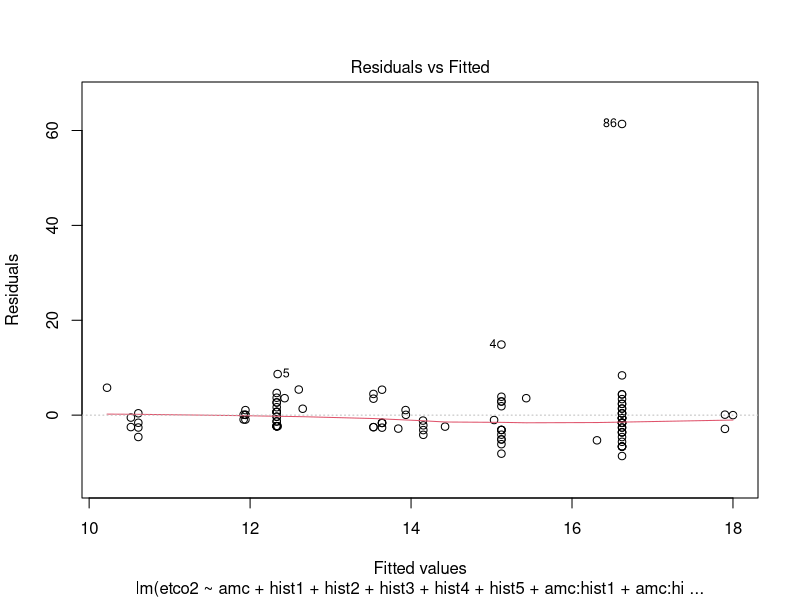
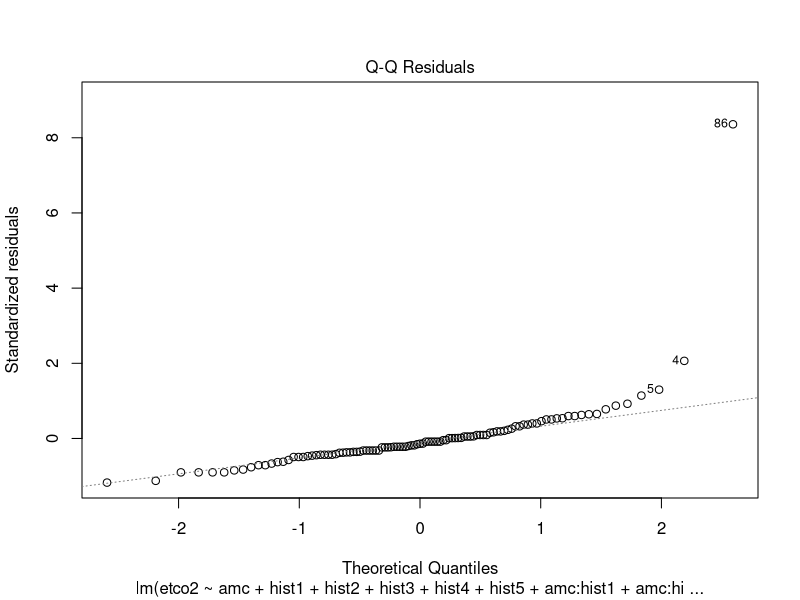
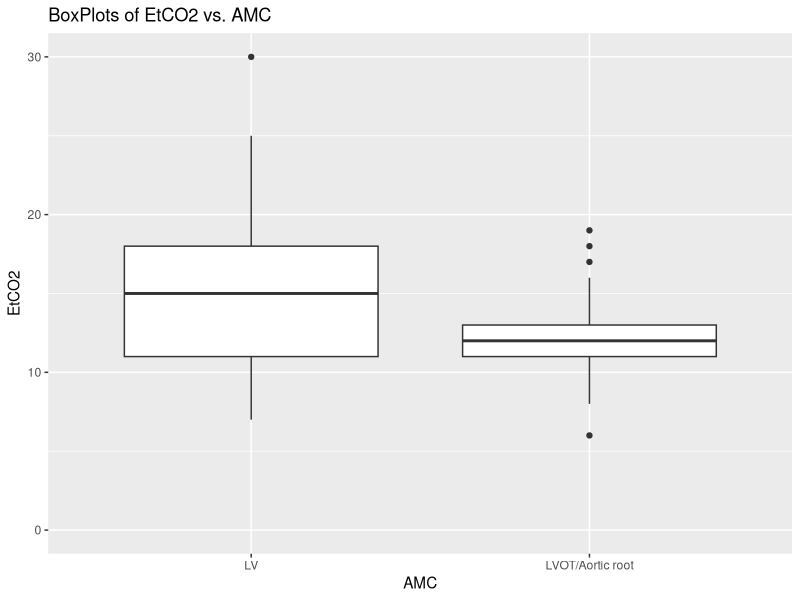

Source code (R) for these figures, in order: (Note: this script raises an error after producing the figures.)
## ---- chunk 1
knitr::opts_chunk$set(cache=TRUE, echo=FALSE, error=FALSE, message=FALSE, warning=FALSE, tidy.opts=list(width.cutoff=60),tidy=TRUE)
## ---- chunk 2
library(readxl)
data <- read_excel("cardiac_arrests.xlsx")
#head(data)
## ---- chunk 3
library(dplyr)
library(ggplot2)
library(tidyr)

data <- data %>%
  mutate(across(where(is.numeric), ~ replace(.x, .x == 9999, NA))) 

data$race <- factor(data$race, levels = c(1, 2, 3, 4, 99), 
                    labels = c("White", "Black/African American", 
                               "Asian", "Latinx", "Other"))
data$amc <- factor(data$amc, levels = c(1, 2), 
                   labels = c("LV", "LVOT/Aortic root"))
data$op_level <- factor(data$op_level, levels = c(1, 2, 3, 99), 
                        labels = c("Attending physician", "Fellow", 
                                   "Resident", "Other"))
data$cpr_type <- factor(data$cpr_type, levels = c(1, 2, 3), 
                        labels = c("Manual", "Mechanical", "Alternating"))
data$hist1 <- factor(data$hist1, levels = c(0, 1), 
                     labels = c("No", "Yes"))

data$hist2 <- factor(data$hist2, levels = c(0, 1), 
                     labels = c("No", "Yes"))

data$hist3 <- factor(data$hist3, levels = c(0, 1), 
                     labels = c("No", "Yes"))

data$hist4 <- factor(data$hist4, levels = c(0, 1), 
                     labels = c("No", "Yes"))

data$hist5 <- factor(data$hist5, levels = c(0, 1), 
                     labels = c("No", "Yes"))

data$rosc <- factor(data$rosc, levels = c(0, 1), 
                    labels = c("No", "Yes"))

data$survival <- factor(data$survival, levels = c(0, 1), 
                        labels = c("No", "Yes"))

data$time_approx <- factor(data$time_approx, levels = c(0, 1), 
                           labels = c("Known", "Approximated"))

#summary(data)
cleaned_data <- na.omit(data)
## ---- chunk 4
# Fit a linear regression model 

# look into why it's 1 vs 2 
normal_model <- lm(etco2 ~ amc + hist1 + hist2 + hist3 + 
                          hist4 + hist5 + amc:hist1 + amc:hist2 + amc:hist3 + 
                          amc:hist4 + amc:hist5, 
                        data = cleaned_data)

summary(normal_model)
## ---- chunk 5
plot(normal_model, which = 1)
## ---- chunk 6
library(lmtest)
dwtest(normal_model)
## ---- chunk 7
plot(normal_model, which = 2)
## ---- chunk 8
library(car)
vif(normal_model, 'predictor')
vif(normal_model)
## ---- chunk 9
ggplot(cleaned_data, aes(x = amc, y = etco2))+
  geom_boxplot() + 
  labs(x = "AMC", y = "EtCO2", title = "BoxPlots of EtCO2 vs. AMC") + 
  ylim(0,30)
## ---- chunk 10
favstats(cleaned_data$etco2[cleaned_data$amc=="LV"])
favstats(cleaned_data$etco2[cleaned_data$amc=="LVOT/Aortic root"])

#library(dplyr)
#library(mosaic)

#cleaned_data |>
#  group_by(amc) |>
#  favstats(etco2)
## ---- chunk 11
ggplot(cleaned_data, aes(x = etco2, fill = amc)) +
  geom_density(alpha = 0.5) + 
  labs(x = "EtCO2", y = "Density", fill = "AMC")

## ---- chunk 12
library(gridExtra)

plots <- lapply(c("hist1", "hist2", "hist3", "hist4", "hist5"), function(hist_var) {
  ggplot(cleaned_data, aes(x = amc, y = etco2, fill = get(hist_var))) +
  geom_boxplot(outlier.shape = NA) +
  labs(x = "AMC", y = "EtCO2", fill = paste(hist_var)) +
  scale_fill_manual(values = c("lightblue", "salmon")) +
  ylim(0,30) + 
  theme_minimal() +
  theme(legend.position = "top") 
})

# Arrange the plots in a grid layout (2 rows, 3 columns or adjust as needed)
grid.arrange(grobs = plots, ncol = 3)
## ---- chunk 13
ggplot(cleaned_data, aes(x = etco2, fill = amc)) +
  geom_density(alpha = 0.5) +
  facet_wrap(~ hist1) +
  labs(title = "Density of EtCO2 Colored by AMC", subtitle = " Wrapped by History of *insert hist*", fill = "AMC", x = "EtCO2 (mmHg)", y = "Density")

## ---- chunk 14
reduced_model <- lm(etco2 ~ amc + hist1 + hist2 + hist3 + hist4 + hist5, data = cleaned_data)

new_model <- lm(etco2 ~ amc + hist1 + hist2 + hist3 + 
                          hist4 + hist5 + amc:hist1 + amc:hist3, 
                        data = cleaned_data)

# Compare models, talk about clinical signficiance as why 
anova(reduced_model, new_model)
## ---- chunk 15
reduced_model <- lm(etco2 ~ amc + hist1 + hist2 + hist3 + hist4 + hist5, data = cleaned_data)

new_model <- lm(etco2 ~ amc + hist1 + hist2 + hist3 + 
                          hist4 + hist5 + amc:hist1 + amc:hist3, 
                        data = cleaned_data)

# Compare models, talk about clinical signficiance as why 
anova(reduced_model, new_model)
